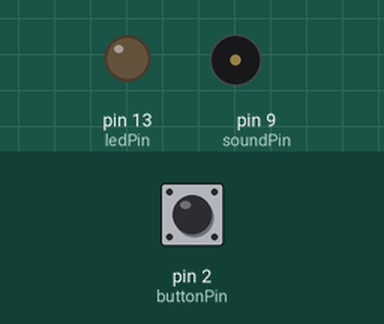
This sketch was run on a simulated Arduino Uno, built with avr-gcc and run on an emulated ATmega328P. Shown: output pins drawn as LEDs (lit = HIGH), buzzer (waves = sounding). The inputs (shaded band) are chosen by the test bench; at power-on: pin 2 (buttonPin) LOW.

Above: at 1.2 s.
1.3 s: pin 2 (buttonPin) pulled HIGH for 0.15 s
At 1.8 s:
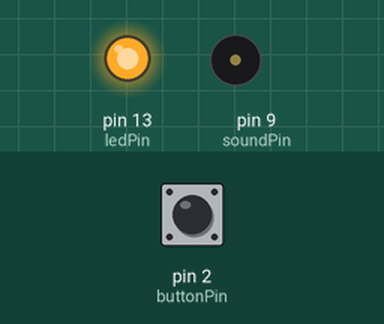
4.2 s: pin 2 (buttonPin) pulled HIGH for 1 s
At 4.3 s:
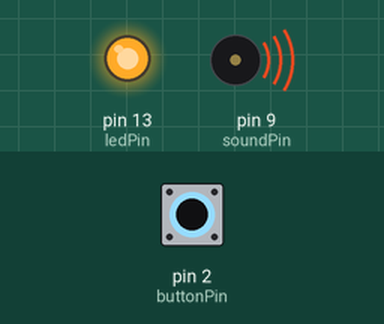
8.0 s: pin 2 (buttonPin) pulled HIGH for 3.2 s
At 9.3 s:
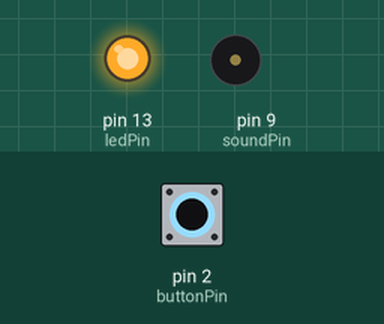
Timing chart, 0 to 14.0 s (numbered marks = the images above; inputs shaded):
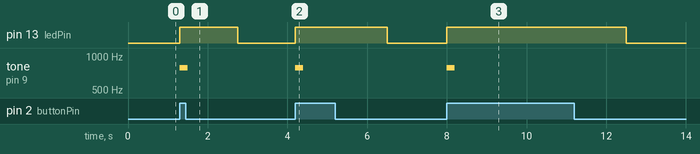

The sketch:

octopus.ino
```cpp
/*
	based on examples, tone keyboard and debounce
	but I re design the logic and actually the whole thing

	pin assign rearranged for shrimp ic layout convenience

	circuit:
	* pushbutton attached from pin 2 to +5V
	* 10K resistor attached from pin 2 to ground

	* Note: On most Arduino boards, there is already an LED on the board
	connected to pin 13

	* 8-ohm speaker or piezo on digital pin 9
 	*mini 1
*/

#include "pitches.h"

const int buttonPin = 2;     // the number of the pushbutton pin
const int ledPin =  13;      // LED pin
const int output1 =10;    //for controlling external stuff
const int soundPin = 9;

int sndfree=1;
long lastDebounceTime = 0;  // the last time the output pin was toggled
long debounceDelay = 1300;    // the debounce time; increase if the output flickers

void setup() {
  pinMode(buttonPin, INPUT);
  pinMode(ledPin, OUTPUT);
}

void loop() {

  int reading = digitalRead(buttonPin);

  if (reading==HIGH && sndfree==1){
     tone(soundPin, NOTE_G5, 200 );
     digitalWrite(ledPin, HIGH);
     sndfree=0; //ban any further snd play
     resettimer();
  }

  if (reading==HIGH && sndfree==0){
    //before sndfree is reset, any more trigger reset the timer
    resettimer();
  }

  //only if let go and stay LOW for the period of time, AND sound had triggered
  if ( millis() > ( lastDebounceTime + debounceDelay) && sndfree==0 ) {
    sndfree=1;
    digitalWrite(ledPin, LOW);
  }

}

void dosomething(){
}

void resettimer(){
  lastDebounceTime = millis();
}
```

pitches.h
```cpp
/*************************************************
 * Public Constants
 *************************************************/

#define NOTE_B0  31
#define NOTE_C1  33
#define NOTE_CS1 35
#define NOTE_D1  37
#define NOTE_DS1 39
#define NOTE_E1  41
#define NOTE_F1  44
#define NOTE_FS1 46
#define NOTE_G1  49
#define NOTE_GS1 52
#define NOTE_A1  55
#define NOTE_AS1 58
#define NOTE_B1  62
#define NOTE_C2  65
#define NOTE_CS2 69
#define NOTE_D2  73
#define NOTE_DS2 78
#define NOTE_E2  82
#define NOTE_F2  87
#define NOTE_FS2 93
#define NOTE_G2  98
#define NOTE_GS2 104
#define NOTE_A2  110
#define NOTE_AS2 117
#define NOTE_B2  123
#define NOTE_C3  131
#define NOTE_CS3 139
#define NOTE_D3  147
#define NOTE_DS3 156
#define NOTE_E3  165
#define NOTE_F3  175
#define NOTE_FS3 185
#define NOTE_G3  196
#define NOTE_GS3 208
#define NOTE_A3  220
#define NOTE_AS3 233
#define NOTE_B3  247
#define NOTE_C4  262
#define NOTE_CS4 277
#define NOTE_D4  294
#define NOTE_DS4 311
#define NOTE_E4  330
#define NOTE_F4  349
#define NOTE_FS4 370
#define NOTE_G4  392
#define NOTE_GS4 415
#define NOTE_A4  440
#define NOTE_AS4 466
#define NOTE_B4  494
#define NOTE_C5  523
#define NOTE_CS5 554
#define NOTE_D5  587
#define NOTE_DS5 622
#define NOTE_E5  659
#define NOTE_F5  698
#define NOTE_FS5 740
#define NOTE_G5  784
#define NOTE_GS5 831
#define NOTE_A5  880
#define NOTE_AS5 932
#define NOTE_B5  988
#define NOTE_C6  1047
#define NOTE_CS6 1109
#define NOTE_D6  1175
#define NOTE_DS6 1245
#define NOTE_E6  1319
#define NOTE_F6  1397
#define NOTE_FS6 1480
#define NOTE_G6  1568
#define NOTE_GS6 1661
#define NOTE_A6  1760
#define NOTE_AS6 1865
#define NOTE_B6  1976
#define NOTE_C7  2093
#define NOTE_CS7 2217
#define NOTE_D7  2349
#define NOTE_DS7 2489
#define NOTE_E7  2637
#define NOTE_F7  2794
#define NOTE_FS7 2960
#define NOTE_G7  3136
#define NOTE_GS7 3322
#define NOTE_A7  3520
#define NOTE_AS7 3729
#define NOTE_B7  3951
#define NOTE_C8  4186
#define NOTE_CS8 4435
#define NOTE_D8  4699
#define NOTE_DS8 4978
```

Measured:
- after the input at 1.3 s, pin 13 (ledPin): LOW → HIGH at once, → LOW 1.4 s later; tone on pin 9 (soundPin): silent → 784 Hz at once, → silent 0.20 s later
- after the input at 4.2 s, pin 13 (ledPin): LOW → HIGH at once, → LOW 2.3 s later; tone on pin 9 (soundPin): silent → 784 Hz at once, → silent 0.20 s later
- after the input at 8.0 s, pin 13 (ledPin): LOW → HIGH at once, → LOW 4.5 s later; tone on pin 9 (soundPin): silent → 784 Hz at once, → silent 0.20 s later
